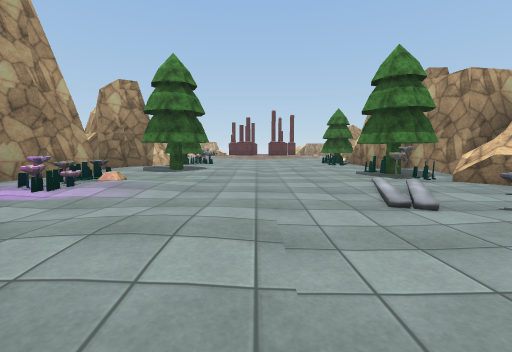
[1] (above)

19 first-person views from a walk through a 3-D level made in the Unity game engine. The camera is 1.2 m above the floor, tilts 6° down and sees 90° across. The floor is counted in squares, 2 m on a side. Each view is taken from the middle of a square. On the plan, view 1 faces up. The plan holds only what a view shows up to about 9 squares ahead; the rest is blank. The place goes on beyond the plan. The player character is not drawn. Some surface patterns are stand-ins.

[2]
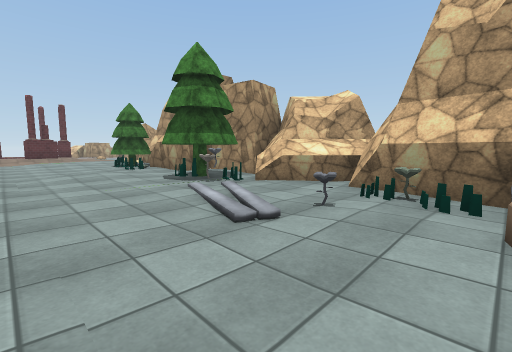

[3]
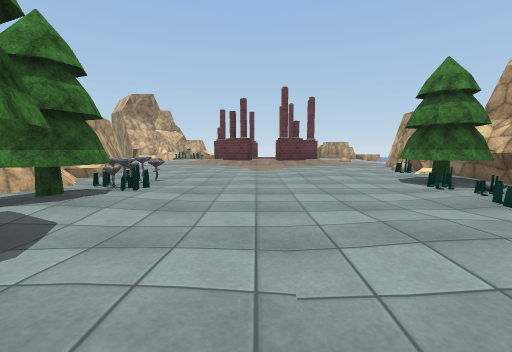

[4]
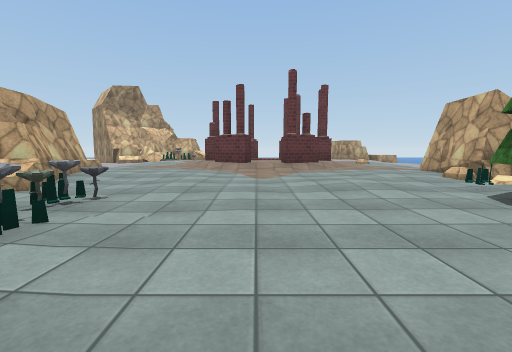

[5]
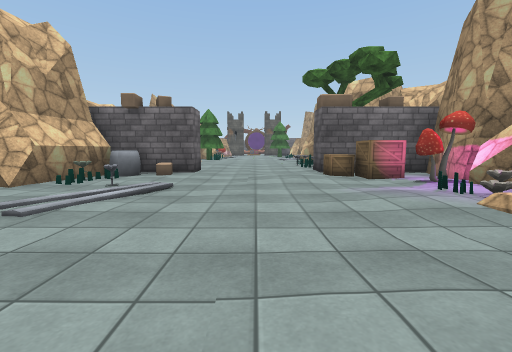

[6]
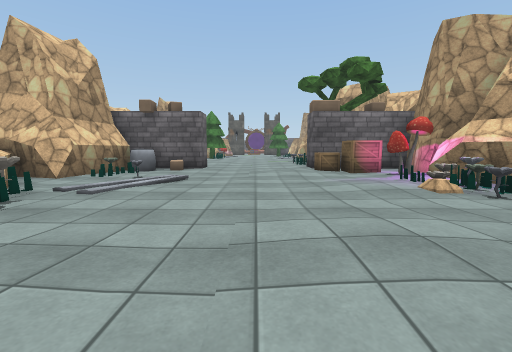

[7]
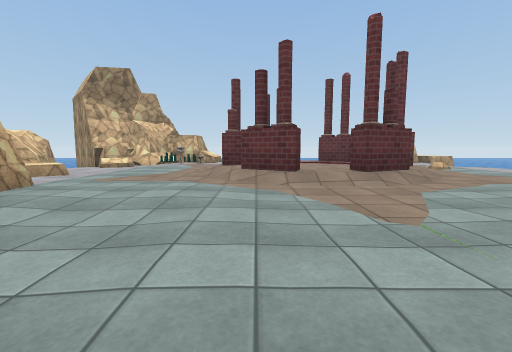

[8]
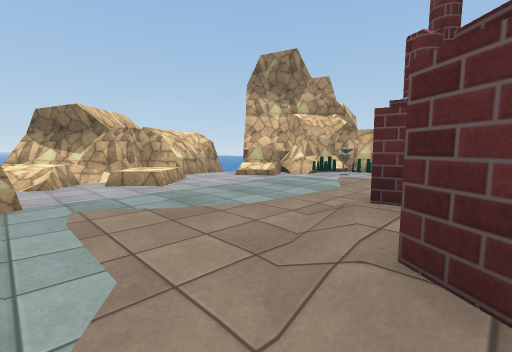

[9]
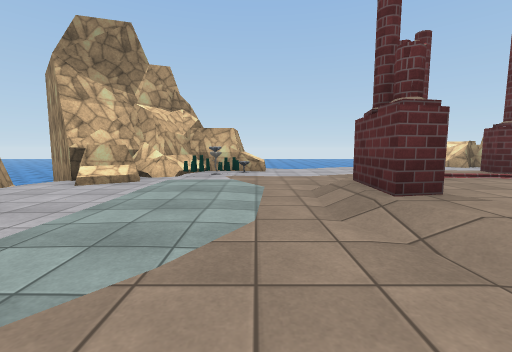

[10]
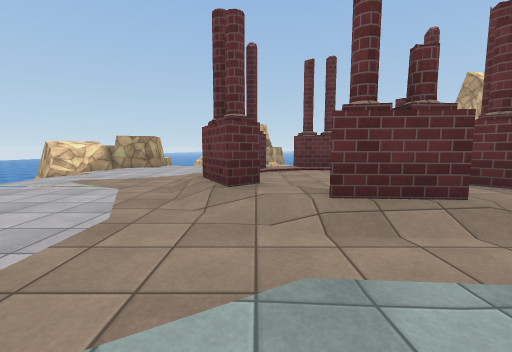

[11]
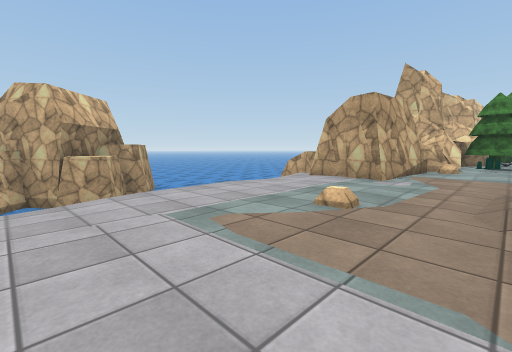

[12]
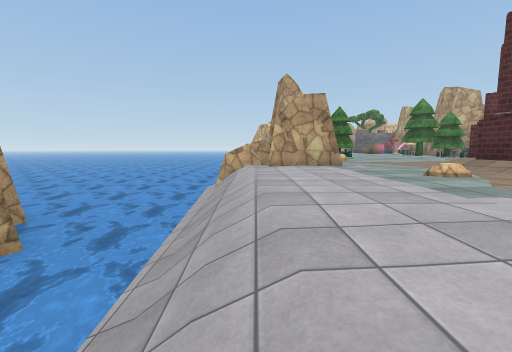

[13]
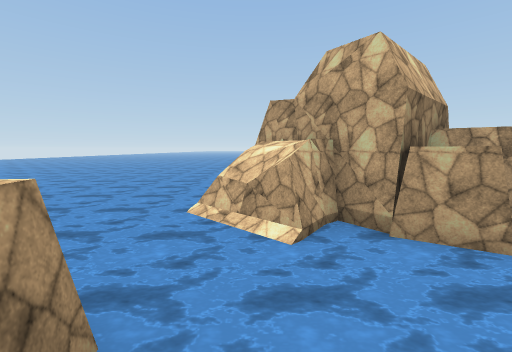

[14]
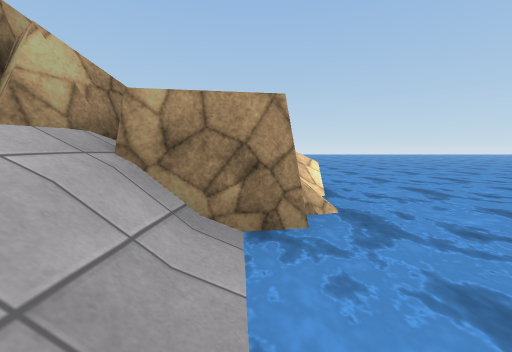

[15]
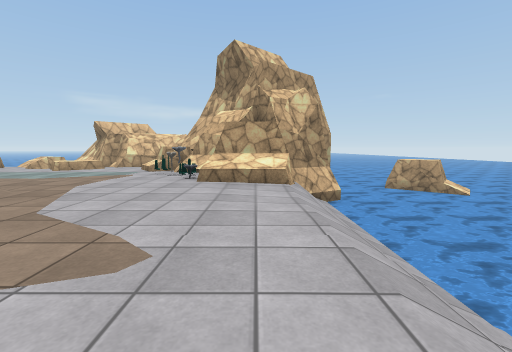

[16]
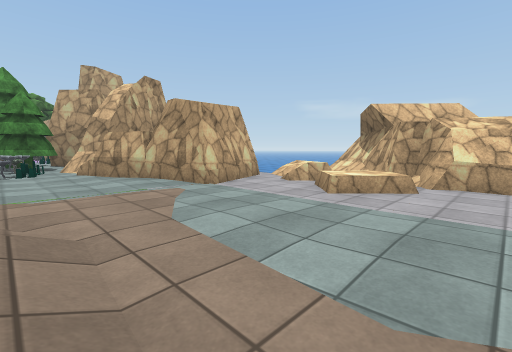

[17]
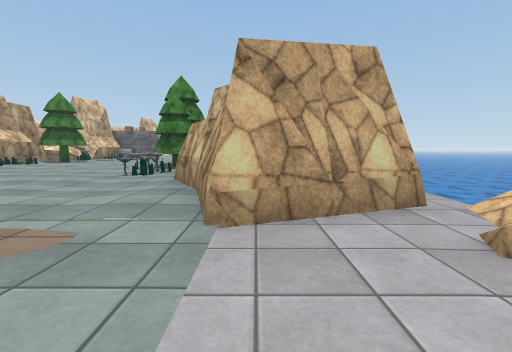

[18]
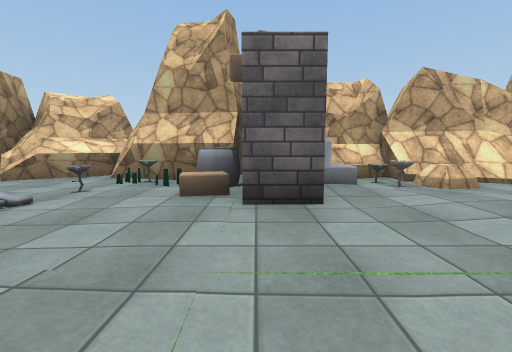

[19]
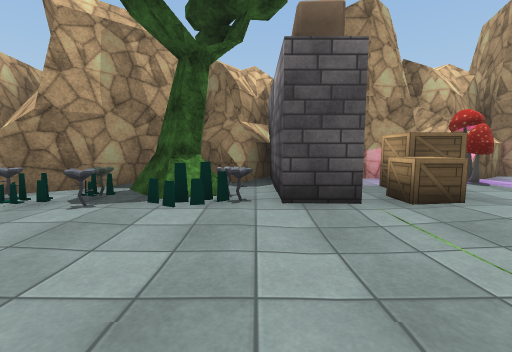

### Floor plan
Key: @ floor where view 1 was taken; # wall or solid block; . main floor; : floor 0.25 m higher than the main floor; - floor 1.5 m lower than the main floor; / step, stairs or slope; = window, fence, low wall or low ledge; ≈ water the walk keeps out of; ^ raised ledge; O other object.
Columns run from 11 left of view 1 to 11 right of it. Each row starts with its distance up from view 1.
 25      OO≈≈≈≈≈≈ ##   OO≈≈
 24      OO////// /^# #OO≈≈
 23      ##O/.......O#OO≈≈≈
 22     ##OOO........ /≈≈≈#
 21    ###O..........//-≈≈#
 20    #.O....////....//≈O#
 19    #...../####....//≈OO
 18    ##...//#==##...//≈≈O
 17   ##OO.../#==##...//≈≈≈
 16  ##O/..../####./..//≈≈≈
 15  ≈=O/.O....//...##OO≈≈≈
 14     /##..../..:.#O  ≈≈≈
 13      O O.../...:OO  ≈≈≈
 12      OOO.....:OOOO
 11  ≈   OO/......OO#O
 10 ≈≈    O#/O....OOOO
  9 ≈≈   O #OO..../O
  8 ≈    OO#OO....O# O
  7        #OO:....OOO
  6       ##..:...OO##
  5       #........###
  4      OO.OO.../.=^#
  3        O....././O≈
  2        OO.:/..OO#O
  1      OO#OO:../O##O
  0       ###O.@.OO##O
 -1      OOO#O....OOOO
 -2      OOOOO....OO#O
 -3        #OO.. .O##
 -4        ##O    .#

Where each view was taken, in squares from view 1:
view 1: 0 up, 0 right, facing up
view 2: 1 up, 0 right, facing up-right
view 3: 6 up, 0 right, facing up
view 4: 8 up, 0 right, facing up
view 5: 7 up, 0 right, facing down
view 6: 8 up, 0 right, facing down
view 7: 11 up, 1 left, facing up
view 8: 15 up, 1 left, facing up-left
view 9: 15 up, 3 left, facing up
view 10: 19 up, 4 left, facing right
view 11: 21 up, 3 right, facing down-right
view 12: 22 up, 7 right, facing down
view 13: 22 up, 7 right, facing right
view 14: 21 up, 8 right, facing up
view 15: 23 up, 2 right, facing left
view 16: 19 up, 2 left, facing down-left
view 17: 17 up, 5 left, facing down
view 18: 0 up, 1 left, facing right
view 19: 1 down, 1 right, facing left
